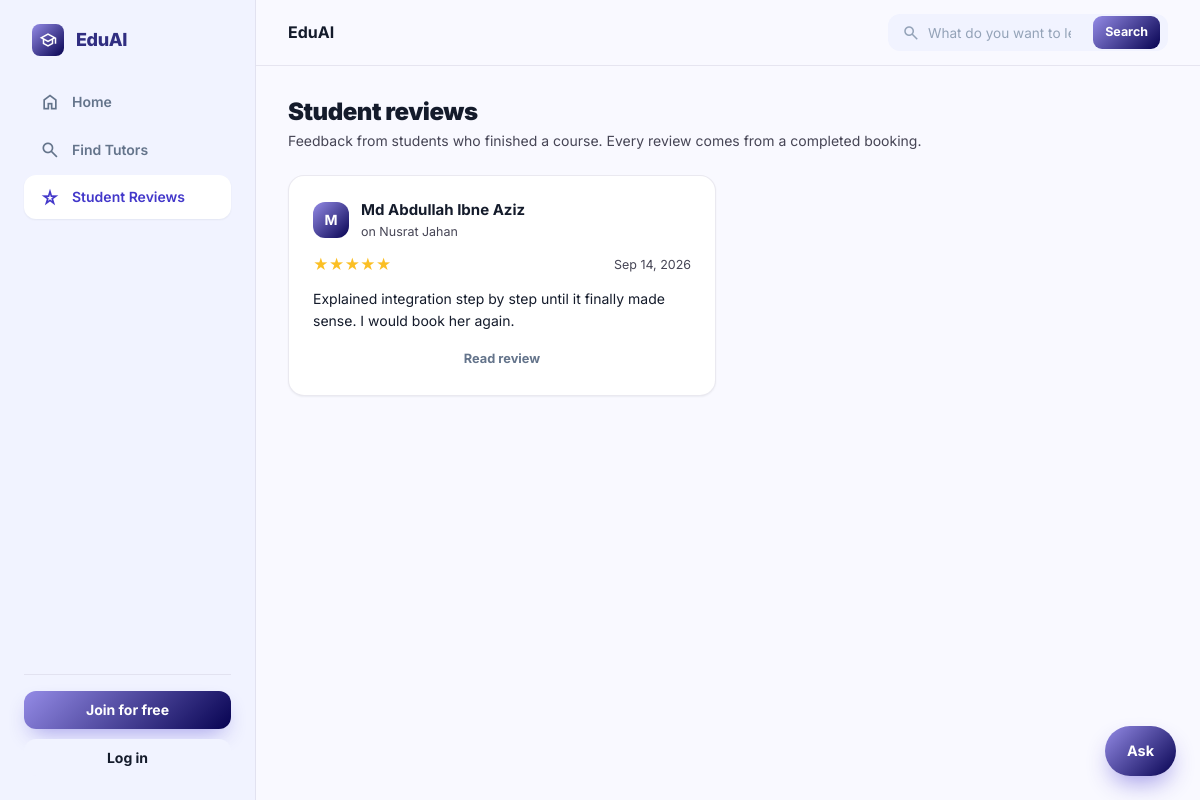
The app's page /reviews/ with its own data.
### reviews/models.py (models this page shows, shortened)
class Review(models.Model):
    booking = models.OneToOneField(Booking, on_delete=models.CASCADE, related_name='review')
    rating = models.IntegerField(choices=[(i, i) for i in range(1, 6)])
    comment = models.TextField()
    created_at = models.DateTimeField(auto_now_add=True)

### bookings/models.py (models this page shows, shortened)
class Booking(models.Model):
    STATUS_CHOICES = (
        ('pending', 'Pending'),
        ('confirmed', 'Confirmed'),
        ('completed', 'Completed'),
        ('rejected', 'Rejected'),
        ('cancelled', 'Cancelled'),
    )
    student = models.ForeignKey(User, on_delete=models.CASCADE, related_name='student_bookings')
    tutor = models.ForeignKey(User, on_delete=models.CASCADE, related_name='tutor_bookings')
    date     = models.DateField()
    months   = models.PositiveIntegerField(default=1, validators=[MinValueValidator(1)])
    course   = models.ForeignKey(
        Course, on_delete=models.SET_NULL,
        null=True, blank=True, related_name='bookings'
    )
    status   = models.CharField(max_length=10, choices=STATUS_CHOICES, default='pending')
    agreed_monthly_rate = models.DecimalField(
        max_digits=10, decimal_places=2, null=True, blank=True,
        help_text='Monthly rate captured at booking time'
    )
    meet_link = models.URLField(blank=True, default='', help_text='Google Meet / Zoom link set by tutor')
    tutor_message = models.TextField(blank=True, default='', help_text='Message from tutor to student')
    created_at = models.DateTimeField(auto_now_add=True)
    updated_at = models.DateTimeField(auto_now=True)
    class Meta:
        ordering = ['-created_at']

### accounts/models.py (models this page shows, shortened)
class User(AbstractUser):
    ROLE_CHOICES = (
        ('student', 'Student'),
        ('tutor', 'Tutor'),
    )
    VERIFICATION_STATUS_CHOICES = (
        ('unverified', 'Not submitted'),
        ('pending', 'Pending review'),
        ('verified', 'Verified'),
        ('rejected', 'Rejected'),
    )
    role = models.CharField(max_length=10, choices=ROLE_CHOICES)
    avatar = models.ImageField(upload_to='avatars/', blank=True, null=True)
    phone = models.CharField(max_length=20, blank=True, null=True)
    education = models.CharField(max_length=150, blank=True, null=True,
                                  help_text='e.g. BSc in CSE, Dhaka University')
    id_card_number = models.CharField(max_length=40, blank=True, null=True,
                                      help_text='University ID card number')
    id_card_front = models.ImageField(upload_to='id_cards/', storage=private_storage,
                                      blank=True, null=True)
    id_card_back = models.ImageField(upload_to='id_cards/', storage=private_storage,
                                     blank=True, null=True)
    bio = models.TextField(blank=True, null=True)
    nid_number = models.CharField(max_length=30, blank=True, null=True)
    nid_image = models.ImageField(upload_to='nid_cards/', storage=private_storage,
                                  blank=True, null=True,
                                  help_text='Photo/scan of the NID — required for tutor registration')
    nid_verification_status = models.CharField(
        max_length=10, choices=VERIFICATION_STATUS_CHOICES, default='unverified',
    )

### reviews/views.py (the view)
# urls.py: path('', views.review_list_view, name='review-list'),
def review_list_view(request):
    reviews = Review.objects.all().order_by('-created_at')
    context = {
        'reviews': reviews,
    }
    return render(request, 'reviews/list.html', context)

### chatbot/context_processors.py (called while the page is built)
def assistant(request):
    return {'chat_starters': json.dumps(list(_starters(request.user)))}

### chatbot/views.py (called while the page is built, shortened)
def _starters(user):
    if not user.is_authenticated:
        return ('How much does a tutor cost?',
                'How do I book a tutor?',
                'How do refunds work?',
                'How do I become a tutor?')

### quick_tutor/templatetags/assets.py (called while the page is built)
def _version(path):
    try:
        absolute = finders.find(path)
        if absolute and os.path.exists(absolute):
            return str(int(os.path.getmtime(absolute)))
    except Exception:                      # pragma: no cover - never break a page
        pass
    return ''

@register.simple_tag
def static_v(path):
    url = static(path)
    if settings.DEBUG:
        stamp = _version(path)
    else:
        if path not in _versions:
            _versions[path] = _version(path)
        stamp = _versions[path]
    return f'{url}?v={stamp}' if stamp else url

### templates/reviews/list.html (shortened to what this page needs)
{% extends 'base/luminary_base.html' %}
{% block nav_reviews %}is-active{% endblock %}
{% block page_title %}Student reviews{% endblock %}
{% block page_subtitle %}
<p>Feedback from students who finished a course. Every review comes from a completed booking.</p>
{% endblock %}
{% block content %}
{% if reviews %}
<div class="grid grid--cards">
  {% for review in reviews %}
  <article class="card">
    <div class="card__body stack-s">
      <div class="row">
        <span class="avatar">{{ review.booking.student.username|upper|first }}</span>
        <div>
          <p class="strong">{{ review.booking.student.get_full_name|default:review.booking.student.username }}</p>
          <p class="xsmall muted">on {{ review.booking.tutor.get_full_name|default:review.booking.tutor.username }}</p>
        </div>
      </div>
      <div class="row row--between">
        <span class="rating__stars">{% for i in "12345" %}{% if forloop.counter <= review.rating %}★{% else %}☆{% endif %}{% endfor %}</span>
        <span class="xsmall muted">{{ review.created_at|date:'M d, Y' }}</span>
      </div>
      <p class="small">{{ review.comment }}</p>
      <a href="/reviews/{{ review.id }}/" class="btn btn--quiet btn--sm btn--block">Read review</a>
    </div>
  </article>
  {% endfor %}
</div>
{% endif %}
{% endblock %}

### static/css/eduai.css (style rules this page uses)
:root { --primary: #3525cd; --primary-2: #4f46e5; --primary-dark: #2518a8; --grad: linear-gradient(135deg, #948be6 0%, #070352 100%); --surface: #f9f9ff; --surface-low: #f1f3ff; --surface-high: #e1e8fd; --on-surface: #141b2b; --on-muted: #464555; --outline: #c7c4d8; --outline-soft: rgba(199, 196, 216, .38); --slate-300: #cbd5e1; --slate-400: #94a3b8; --slate-500: #64748b; --ink: var(--on-surface); --ink-soft: #2b3245; --indigo: var(--primary); --indigo-deep: var(--primary-dark); --indigo-tint: #eef0ff; --turmeric: #f59e0b; --turmeric-deep: #b45309; --turmeric-tint: #fffbeb; --muted: var(--on-muted); --muted-2: #777587; --paper: #ffffff; --canvas: var(--surface-low); --line: #e6e4f0; --line-2: #eef0fa; --green: #15803d; --green-tint: #dcfce7; --amber: #a16207; --amber-tint: #fef9c3; --red: #b91c1c; --red-tint: #fee2e2; --violet: #7e22ce; --violet-tint: #f3e8ff; --blue: #1d4ed8; --blue-tint: #dbeafe; --rule: 4px; --rule-thin: 2px; --radius-sm: 12px; --radius: 16px; --radius-lg: 24px; --shadow-sm: 0 1px 2px rgba(20, 27, 43, .06); --shadow-md: 0 12px 28px rgba(20, 27, 43, .08); --shadow-primary: 0 10px 22px -8px rgba(53, 37, 205, .45); --container: 1280px; --sidebar: 256px; }
*, *::before, *::after { box-sizing: border-box; }
* { min-width: 0; }
body { margin: 0; background: var(--surface); color: var(--on-surface); font-family: 'Inter', 'Hind Siliguri', system-ui, -apple-system, 'Segoe UI', sans-serif; font-size: 15px; line-height: 1.55; -webkit-font-smoothing: antialiased; overflow-wrap: break-word; }
p { margin: 0; }
a { color: var(--primary); text-decoration: none; }
.muted { color: var(--on-muted); }
.small { font-size: .875rem; }
.xsmall { font-size: .78rem; }
.strong { font-weight: 700; }
.stack-s { display: flex; flex-direction: column; gap: 12px; }
.row { display: flex; align-items: center; gap: 12px; flex-wrap: wrap; }
.row--between { justify-content: space-between; }
.grid { display: grid; gap: 24px; }
.grid--cards { grid-template-columns: repeat(auto-fill, minmax(min(100%, 280px), 1fr)); }
.avatar { width: 36px; height: 36px; flex: none; border-radius: var(--radius-sm); background: var(--grad); color: #fff; display: grid; place-items: center; font-weight: 700; font-size: .875rem; object-fit: cover; }
.pagehead p { color: var(--on-muted); font-size: .875rem; margin-top: 4px; max-width: 72ch; }
.btn { display: inline-flex; align-items: center; justify-content: center; gap: 6px; padding: 10px 20px; border: 0; border-radius: var(--radius-sm); font: inherit; font-size: .875rem; font-weight: 700; line-height: 1.25; cursor: pointer; text-align: center; white-space: nowrap; background: var(--surface-low); color: var(--on-surface); transition: background .15s, color .15s, opacity .15s, box-shadow .15s, transform .1s; max-width: 100%; }
.btn--quiet { background: transparent; color: var(--slate-500); }
.btn--sm { padding: 7px 14px; font-size: .8rem; border-radius: 10px; }
.btn--block { width: 100%; }
.card { background: #fff; border: 1px solid var(--outline-soft); border-radius: var(--radius); box-shadow: var(--shadow-sm); }
.card__body { padding: 22px 24px; }
.rating__stars { color: #fbbf24; }

### records on screen
Review: booking.student.username|first "M", booking.student.get_full_name "Md Abdullah Ibne Aziz", booking.tutor.get_full_name "Nusrat Jahan", rating 5 (drawn), created_at "Sep 14, 2026", comment "Explained integration step by step until it finally made sense. I would book her again."
